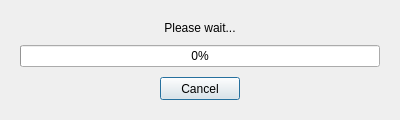
<?xml version="1.0" encoding="UTF-8"?>
<ui version="4.0">
 <class>ProgressDialog</class>
 <widget class="QDialog" name="ProgressDialog">
  <property name="geometry">
   <rect>
    <x>0</x>
    <y>0</y>
    <width>400</width>
    <height>120</height>
   </rect>
  </property>
  <property name="minimumSize">
   <size>
    <width>400</width>
    <height>120</height>
   </size>
  </property>
  <property name="maximumSize">
   <size>
    <width>400</width>
    <height>120</height>
   </size>
  </property>
  <property name="windowTitle">
   <string>Progress</string>
  </property>
  <property name="modal">
   <bool>true</bool>
  </property>
  <layout class="QVBoxLayout" name="verticalLayout">
   <property name="spacing">
    <number>10</number>
   </property>
   <property name="leftMargin">
    <number>20</number>
   </property>
   <property name="topMargin">
    <number>20</number>
   </property>
   <property name="rightMargin">
    <number>20</number>
   </property>
   <property name="bottomMargin">
    <number>20</number>
   </property>
   <item>
    <widget class="QLabel" name="statusLabel">
     <property name="text">
      <string>Please wait...</string>
     </property>
     <property name="alignment">
      <set>Qt::AlignCenter</set>
     </property>
     <property name="wordWrap">
      <bool>true</bool>
     </property>
    </widget>
   </item>
   <item>
    <widget class="QProgressBar" name="progressBar">
     <property name="minimum">
      <number>0</number>
     </property>
     <property name="maximum">
      <number>100</number>
     </property>
     <property name="value">
      <number>0</number>
     </property>
     <property name="textVisible">
      <bool>true</bool>
     </property>
    </widget>
   </item>
   <item>
    <layout class="QHBoxLayout" name="buttonLayout">
     <item>
      <spacer name="horizontalSpacer">
       <property name="orientation">
        <enum>Qt::Horizontal</enum>
       </property>
       <property name="sizeHint" stdset="0">
        <size>
         <width>40</width>
         <height>20</height>
        </size>
       </property>
      </spacer>
     </item>
     <item>
      <widget class="QPushButton" name="cancelButton">
       <property name="minimumSize">
        <size>
         <width>75</width>
         <height>23</height>
        </size>
       </property>
       <property name="text">
        <string>Cancel</string>
       </property>
      </widget>
     </item>
     <item>
      <spacer name="horizontalSpacer_2">
       <property name="orientation">
        <enum>Qt::Horizontal</enum>
       </property>
       <property name="sizeHint" stdset="0">
        <size>
         <width>40</width>
         <height>20</height>
        </size>
       </property>
      </spacer>
     </item>
    </layout>
   </item>
  </layout>
 </widget>
 <resources/>
 <connections/>
</ui>
